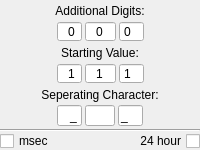
                      <widget class="QFrame" name="More_frame">
                       <property name="sizePolicy">
                        <sizepolicy hsizetype="MinimumExpanding" vsizetype="Preferred">
                         <horstretch>0</horstretch>
                         <verstretch>0</verstretch>
                        </sizepolicy>
                       </property>
                       <property name="frameShape">
                        <enum>QFrame::NoFrame</enum>
                       </property>
                       <property name="frameShadow">
                        <enum>QFrame::Raised</enum>
                       </property>
                       <layout class="QVBoxLayout" name="verticalLayout_6">
                        <property name="spacing">
                         <number>0</number>
                        </property>
                        <property name="margin">
                         <number>0</number>
                        </property>
                        <item>
                         <widget class="QLabel" name="label_3">
                          <property name="sizePolicy">
                           <sizepolicy hsizetype="MinimumExpanding" vsizetype="Fixed">
                            <horstretch>0</horstretch>
                            <verstretch>0</verstretch>
                           </sizepolicy>
                          </property>
                          <property name="minimumSize">
                           <size>
                            <width>91</width>
                            <height>21</height>
                           </size>
                          </property>
                          <property name="maximumSize">
                           <size>
                            <width>16777215</width>
                            <height>21</height>
                           </size>
                          </property>
                          <property name="text">
                           <string>Additional Digits:</string>
                          </property>
                          <property name="textFormat">
                           <enum>Qt::PlainText</enum>
                          </property>
                          <property name="alignment">
                           <set>Qt::AlignCenter</set>
                          </property>
                         </widget>
                        </item>
                        <item>
                         <layout class="QHBoxLayout" name="horizontalLayout_6">
                          <property name="spacing">
                           <number>3</number>
                          </property>
                          <item>
                           <spacer name="horizontalSpacer_7">
                            <property name="orientation">
                             <enum>Qt::Horizontal</enum>
                            </property>
                            <property name="sizeHint" stdset="0">
                             <size>
                              <width>40</width>
                              <height>0</height>
                             </size>
                            </property>
                           </spacer>
                          </item>
                          <item>
                           <widget class="QSpinBox" name="PreAddDig_SB">
                            <property name="sizePolicy">
                             <sizepolicy hsizetype="Fixed" vsizetype="Fixed">
                              <horstretch>0</horstretch>
                              <verstretch>0</verstretch>
                             </sizepolicy>
                            </property>
                            <property name="minimumSize">
                             <size>
                              <width>25</width>
                              <height>21</height>
                             </size>
                            </property>
                            <property name="maximumSize">
                             <size>
                              <width>25</width>
                              <height>21</height>
                             </size>
                            </property>
                            <property name="toolTip">
                             <string>Addtional Prefix digits</string>
                            </property>
                            <property name="alignment">
                             <set>Qt::AlignRight|Qt::AlignTrailing|Qt::AlignVCenter</set>
                            </property>
                            <property name="buttonSymbols">
                             <enum>QAbstractSpinBox::NoButtons</enum>
                            </property>
                            <property name="maximum">
                             <number>30</number>
                            </property>
                            <property name="value">
                             <number>0</number>
                            </property>
                           </widget>
                          </item>
                          <item>
                           <widget class="QSpinBox" name="AddDig_SB">
                            <property name="sizePolicy">
                             <sizepolicy hsizetype="Fixed" vsizetype="Fixed">
                              <horstretch>0</horstretch>
                              <verstretch>0</verstretch>
                             </sizepolicy>
                            </property>
                            <property name="minimumSize">
                             <size>
                              <width>31</width>
                              <height>21</height>
                             </size>
                            </property>
                            <property name="maximumSize">
                             <size>
                              <width>31</width>
                              <height>21</height>
                             </size>
                            </property>
                            <property name="frame">
                             <bool>true</bool>
                            </property>
                            <property name="alignment">
                             <set>Qt::AlignCenter</set>
                            </property>
                            <property name="buttonSymbols">
                             <enum>QAbstractSpinBox::NoButtons</enum>
                            </property>
                            <property name="maximum">
                             <number>30</number>
                            </property>
                           </widget>
                          </item>
                          <item>
                           <widget class="QSpinBox" name="SufAddDig_SB">
                            <property name="sizePolicy">
                             <sizepolicy hsizetype="Fixed" vsizetype="Fixed">
                              <horstretch>0</horstretch>
                              <verstretch>0</verstretch>
                             </sizepolicy>
                            </property>
                            <property name="minimumSize">
                             <size>
                              <width>25</width>
                              <height>21</height>
                             </size>
                            </property>
                            <property name="maximumSize">
                             <size>
                              <width>25</width>
                              <height>21</height>
                             </size>
                            </property>
                            <property name="toolTip">
                             <string>Addtional Suffix digits</string>
                            </property>
                            <property name="buttonSymbols">
                             <enum>QAbstractSpinBox::NoButtons</enum>
                            </property>
                            <property name="maximum">
                             <number>30</number>
                            </property>
                           </widget>
                          </item>
                          <item>
                           <spacer name="horizontalSpacer_8">
                            <property name="orientation">
                             <enum>Qt::Horizontal</enum>
                            </property>
                            <property name="sizeHint" stdset="0">
                             <size>
                              <width>40</width>
                              <height>0</height>
                             </size>
                            </property>
                           </spacer>
                          </item>
                         </layout>
                        </item>
                        <item>
                         <widget class="QLabel" name="label_4">
                          <property name="sizePolicy">
                           <sizepolicy hsizetype="MinimumExpanding" vsizetype="Fixed">
                            <horstretch>0</horstretch>
                            <verstretch>0</verstretch>
                           </sizepolicy>
                          </property>
                          <property name="minimumSize">
                           <size>
                            <width>91</width>
                            <height>21</height>
                           </size>
                          </property>
                          <property name="maximumSize">
                           <size>
                            <width>16777215</width>
                            <height>21</height>
                           </size>
                          </property>
                          <property name="text">
                           <string>Starting Value:</string>
                          </property>
                          <property name="textFormat">
                           <enum>Qt::PlainText</enum>
                          </property>
                          <property name="alignment">
                           <set>Qt::AlignCenter</set>
                          </property>
                         </widget>
                        </item>
                        <item>
                         <layout class="QHBoxLayout" name="horizontalLayout_11">
                          <property name="spacing">
                           <number>3</number>
                          </property>
                          <item>
                           <spacer name="horizontalSpacer_11">
                            <property name="orientation">
                             <enum>Qt::Horizontal</enum>
                            </property>
                            <property name="sizeHint" stdset="0">
                             <size>
                              <width>40</width>
                              <height>0</height>
                             </size>
                            </property>
                           </spacer>
                          </item>
                          <item>
                           <widget class="QSpinBox" name="PreStart_SB">
                            <property name="sizePolicy">
                             <sizepolicy hsizetype="Fixed" vsizetype="Fixed">
                              <horstretch>0</horstretch>
                              <verstretch>0</verstretch>
                             </sizepolicy>
                            </property>
                            <property name="minimumSize">
                             <size>
                              <width>25</width>
                              <height>21</height>
                             </size>
                            </property>
                            <property name="maximumSize">
                             <size>
                              <width>25</width>
                              <height>21</height>
                             </size>
                            </property>
                            <property name="toolTip">
                             <string>Starting Prefix value</string>
                            </property>
                            <property name="alignment">
                             <set>Qt::AlignRight|Qt::AlignTrailing|Qt::AlignVCenter</set>
                            </property>
                            <property name="buttonSymbols">
                             <enum>QAbstractSpinBox::NoButtons</enum>
                            </property>
                            <property name="minimum">
                             <number>0</number>
                            </property>
                            <property name="maximum">
                             <number>999999999</number>
                            </property>
                            <property name="value">
                             <number>1</number>
                            </property>
                           </widget>
                          </item>
                          <item>
                           <widget class="QSpinBox" name="NumStart_SB">
                            <property name="sizePolicy">
                             <sizepolicy hsizetype="Fixed" vsizetype="Fixed">
                              <horstretch>0</horstretch>
                              <verstretch>0</verstretch>
                             </sizepolicy>
                            </property>
                            <property name="minimumSize">
                             <size>
                              <width>31</width>
                              <height>21</height>
                             </size>
                            </property>
                            <property name="maximumSize">
                             <size>
                              <width>31</width>
                              <height>21</height>
                             </size>
                            </property>
                            <property name="frame">
                             <bool>true</bool>
                            </property>
                            <property name="alignment">
                             <set>Qt::AlignCenter</set>
                            </property>
                            <property name="buttonSymbols">
                             <enum>QAbstractSpinBox::NoButtons</enum>
                            </property>
                            <property name="minimum">
                             <number>0</number>
                            </property>
                            <property name="maximum">
                             <number>999999999</number>
                            </property>
                            <property name="value">
                             <number>1</number>
                            </property>
                           </widget>
                          </item>
                          <item>
                           <widget class="QSpinBox" name="SufStart_SB">
                            <property name="sizePolicy">
                             <sizepolicy hsizetype="Fixed" vsizetype="Fixed">
                              <horstretch>0</horstretch>
                              <verstretch>0</verstretch>
                             </sizepolicy>
                            </property>
                            <property name="minimumSize">
                             <size>
                              <width>25</width>
                              <height>21</height>
                             </size>
                            </property>
                            <property name="maximumSize">
                             <size>
                              <width>25</width>
                              <height>21</height>
                             </size>
                            </property>
                            <property name="toolTip">
                             <string>Starting suffix value</string>
                            </property>
                            <property name="buttonSymbols">
                             <enum>QAbstractSpinBox::NoButtons</enum>
                            </property>
                            <property name="minimum">
                             <number>0</number>
                            </property>
                            <property name="maximum">
                             <number>999999999</number>
                            </property>
                            <property name="value">
                             <number>1</number>
                            </property>
                           </widget>
                          </item>
                          <item>
                           <spacer name="horizontalSpacer_12">
                            <property name="orientation">
                             <enum>Qt::Horizontal</enum>
                            </property>
                            <property name="sizeHint" stdset="0">
                             <size>
                              <width>40</width>
                              <height>0</height>
                             </size>
                            </property>
                           </spacer>
                          </item>
                         </layout>
                        </item>
                        <item>
                         <widget class="QLabel" name="label_5">
                          <property name="sizePolicy">
                           <sizepolicy hsizetype="MinimumExpanding" vsizetype="Fixed">
                            <horstretch>0</horstretch>
                            <verstretch>0</verstretch>
                           </sizepolicy>
                          </property>
                          <property name="minimumSize">
                           <size>
                            <width>91</width>
                            <height>21</height>
                           </size>
                          </property>
                          <property name="maximumSize">
                           <size>
                            <width>16777215</width>
                            <height>21</height>
                           </size>
                          </property>
                          <property name="text">
                           <string>Seperating Character:</string>
                          </property>
                          <property name="textFormat">
                           <enum>Qt::PlainText</enum>
                          </property>
                          <property name="alignment">
                           <set>Qt::AlignCenter</set>
                          </property>
                         </widget>
                        </item>
                        <item>
                         <layout class="QHBoxLayout" name="horizontalLayout_12">
                          <property name="spacing">
                           <number>3</number>
                          </property>
                          <property name="bottomMargin">
                           <number>3</number>
                          </property>
                          <item>
                           <spacer name="horizontalSpacer_17">
                            <property name="orientation">
                             <enum>Qt::Horizontal</enum>
                            </property>
                            <property name="sizeHint" stdset="0">
                             <size>
                              <width>40</width>
                              <height>0</height>
                             </size>
                            </property>
                           </spacer>
                          </item>
                          <item>
                           <widget class="QLineEdit" name="PreSep_lineEdit">
                            <property name="sizePolicy">
                             <sizepolicy hsizetype="Fixed" vsizetype="Fixed">
                              <horstretch>0</horstretch>
                              <verstretch>0</verstretch>
                             </sizepolicy>
                            </property>
                            <property name="minimumSize">
                             <size>
                              <width>25</width>
                              <height>21</height>
                             </size>
                            </property>
                            <property name="maximumSize">
                             <size>
                              <width>25</width>
                              <height>21</height>
                             </size>
                            </property>
                            <property name="text">
                             <string>_</string>
                            </property>
                            <property name="maxLength">
                             <number>1</number>
                            </property>
                            <property name="alignment">
                             <set>Qt::AlignRight|Qt::AlignTrailing|Qt::AlignVCenter</set>
                            </property>
                           </widget>
                          </item>
                          <item>
                           <widget class="QLineEdit" name="NumSep_lineEdit">
                            <property name="sizePolicy">
                             <sizepolicy hsizetype="Fixed" vsizetype="Fixed">
                              <horstretch>0</horstretch>
                              <verstretch>0</verstretch>
                             </sizepolicy>
                            </property>
                            <property name="minimumSize">
                             <size>
                              <width>30</width>
                              <height>21</height>
                             </size>
                            </property>
                            <property name="maximumSize">
                             <size>
                              <width>30</width>
                              <height>21</height>
                             </size>
                            </property>
                            <property name="text">
                             <string/>
                            </property>
                            <property name="maxLength">
                             <number>1</number>
                            </property>
                            <property name="alignment">
                             <set>Qt::AlignCenter</set>
                            </property>
                           </widget>
                          </item>
                          <item>
                           <widget class="QLineEdit" name="SufSep_lineEdit">
                            <property name="sizePolicy">
                             <sizepolicy hsizetype="Fixed" vsizetype="Fixed">
                              <horstretch>0</horstretch>
                              <verstretch>0</verstretch>
                             </sizepolicy>
                            </property>
                            <property name="minimumSize">
                             <size>
                              <width>25</width>
                              <height>21</height>
                             </size>
                            </property>
                            <property name="maximumSize">
                             <size>
                              <width>25</width>
                              <height>21</height>
                             </size>
                            </property>
                            <property name="text">
                             <string>_</string>
                            </property>
                            <property name="maxLength">
                             <number>1</number>
                            </property>
                            <property name="alignment">
                             <set>Qt::AlignLeading|Qt::AlignLeft|Qt::AlignVCenter</set>
                            </property>
                           </widget>
                          </item>
                          <item>
                           <spacer name="horizontalSpacer_18">
                            <property name="orientation">
                             <enum>Qt::Horizontal</enum>
                            </property>
                            <property name="sizeHint" stdset="0">
                             <size>
                              <width>40</width>
                              <height>0</height>
                             </size>
                            </property>
                           </spacer>
                          </item>
                         </layout>
                        </item>
                        <item>
                         <widget class="Line" name="Time_Sep_line">
                          <property name="orientation">
                           <enum>Qt::Horizontal</enum>
                          </property>
                         </widget>
                        </item>
                        <item>
                         <layout class="QHBoxLayout" name="horizontalLayout_13">
                          <property name="spacing">
                           <number>0</number>
                          </property>
                          <item>
                           <widget class="QCheckBox" name="MilliSec_CB">
                            <property name="sizePolicy">
                             <sizepolicy hsizetype="MinimumExpanding" vsizetype="Fixed">
                              <horstretch>0</horstretch>
                              <verstretch>0</verstretch>
                             </sizepolicy>
                            </property>
                            <property name="minimumSize">
                             <size>
                              <width>82</width>
                              <height>18</height>
                             </size>
                            </property>
                            <property name="maximumSize">
                             <size>
                              <width>16777215</width>
                              <height>18</height>
                             </size>
                            </property>
                            <property name="toolTip">
                             <string>Adds milliseconds to the date (if possible)</string>
                            </property>
                            <property name="layoutDirection">
                             <enum>Qt::LeftToRight</enum>
                            </property>
                            <property name="text">
                             <string>msec</string>
                            </property>
                           </widget>
                          </item>
                          <item>
                           <widget class="QCheckBox" name="HrForm_CB">
                            <property name="sizePolicy">
                             <sizepolicy hsizetype="MinimumExpanding" vsizetype="Fixed">
                              <horstretch>0</horstretch>
                              <verstretch>0</verstretch>
                             </sizepolicy>
                            </property>
                            <property name="minimumSize">
                             <size>
                              <width>62</width>
                              <height>18</height>
                             </size>
                            </property>
                            <property name="maximumSize">
                             <size>
                              <width>16777215</width>
                              <height>18</height>
                             </size>
                            </property>
                            <property name="layoutDirection">
                             <enum>Qt::RightToLeft</enum>
                            </property>
                            <property name="text">
                             <string>24 hour</string>
                            </property>
                           </widget>
                          </item>
                         </layout>
                        </item>
                       </layout>
                      </widget>
